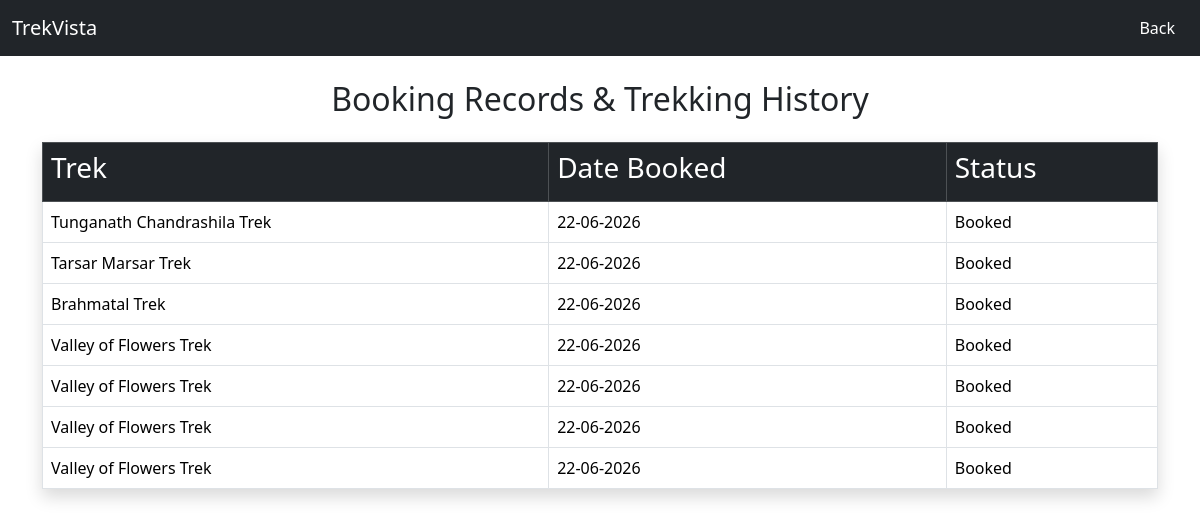
The app's page /user/bookings (signed in), older data.
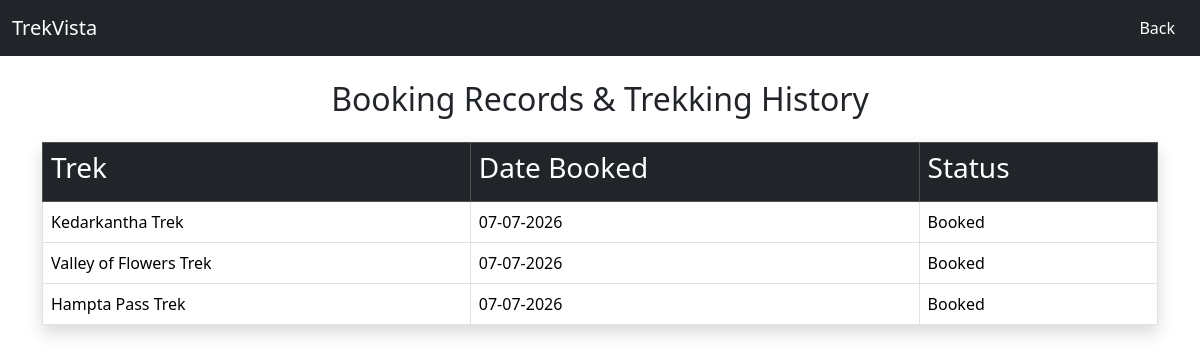
The same page, newer data.
### application/model.py (models this page shows)
class Booking(db.Model):
    booking_id=db.Column(db.Integer,primary_key=True)
    user_id=db.Column(db.Integer,db.ForeignKey("user.user_id"),nullable = False)
    trek_id=db.Column(db.Integer,db.ForeignKey("trek.trek_id"), nullable = False)
    booking_date=db.Column(db.DateTime,default=datetime.utcnow, nullable=False)
    status=db.Column(db.String,default="Booked")

class Trek(db.Model):
    trek_id=db.Column(db.Integer,primary_key=True)
    trek_name = db.Column(db.String,nullable = False)
    location = db.Column(db.String,nullable = False)
    difficulty = db.Column(db.String,nullable = False)
    duration =db.Column(db.Integer)
    available_slots =db.Column(db.Integer, nullable=False)
    assigned_staff_id =db.Column(db.Integer,db.ForeignKey("staff.staff_id"), nullable=True)
    trek_status=db.Column(db.String(100),default="Not Started")
    booking_status=db.Column(db.String(100),default="Open")
    start_date=db.Column(db.DateTime)
    end_date=db.Column(db.DateTime)
    payment_status = db.Column(db.String,default="Pending")
    is_closed = db.Column(db.Boolean, default=False)
    created_at =  db.Column(db.DateTime, default=datetime.utcnow)
    bookings = db.relationship("Booking", backref="trek")

### application/routes.py (the view)
@app.route("/user/bookings")
def user_bookings():
    user_id = session.get("user_id")
    if not user_id:
        return redirect("/login")
    bookings = Booking.query.filter_by(
        user_id=user_id
    ).order_by(
        Booking.booking_date.desc()
    ).all()
    return render_template(
        "user/history.html",
        bookings=bookings
    )

### templates/User/history.html (shortened to what this page needs)
<!DOCTYPE html>
<html lang="en">
<head>
    <link href="https://cdn.jsdelivr.net/npm/bootstrap@5.3.8/dist/css/bootstrap.min.css" rel="stylesheet">
</head>
<body>
<nav class="navbar navbar-dark bg-dark">
    <div class="container-fluid">
        <span class="navbar-brand">TrekVista</span>
        <div>
            <a href="/user_dashboard" class="btn text-white">
                Back
            </a>
        </div>
    </div>
</nav>
<div class="container mt-4">
    <h2 class="text-center mb-4">
        Booking Records & Trekking History
    </h2>
    <table class="table table-bordered table-hover shadow">
        <thead class="table-dark">
    <tr>
        <th><h3>Trek</h3></th>
        <th><h3>Date Booked</h3></th>
        <th><h3>Status</h3></th>
    </tr>
        </thead>
    {% for booking in bookings %}
    <tr>
        <td>{{ booking.trek.trek_name }}</td>
        <td>{{ booking.booking_date.strftime('%d-%m-%Y')}}</td>
        <td>{{ booking.status }}</td>
    </tr>
    {% endfor %}
</table>
</div>
</body>
</html>

Row changes from the older to the newer data that the page shows:
no longer on this page (row edited): Booking: trek.trek_name "Tunganath Chandrashila Trek", booking_date "22-06-2026", status "Booked"
no longer on this page (row edited): Booking: trek.trek_name "Tarsar Marsar Trek", booking_date "22-06-2026", status "Booked"
no longer on this page (row edited): Booking: trek.trek_name "Brahmatal Trek", booking_date "22-06-2026", status "Booked"
no longer on this page (row edited): Booking: trek.trek_name "Valley of Flowers Trek", booking_date "22-06-2026", status "Booked"
no longer on this page (row edited): Booking: trek.trek_name "Valley of Flowers Trek", booking_date "22-06-2026", status "Booked"
added Booking: trek.trek_name "Kedarkantha Trek", booking_date "07-07-2026", status "Booked"
changed Booking "Valley of Flowers Trek": booking_date "22-06-2026" → "07-07-2026"
changed Booking: trek.trek_name "Valley of Flowers Trek" → "Hampta Pass Trek"; booking_date "22-06-2026" → "07-07-2026"
